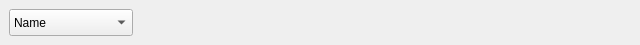
<?xml version="1.0" encoding="UTF-8"?>
<ui version="4.0">
 <class>filterFields</class>
 <widget class="QWidget" name="filterFields">
  <property name="geometry">
   <rect>
    <x>0</x>
    <y>0</y>
    <width>640</width>
    <height>45</height>
   </rect>
  </property>
  <property name="windowTitle">
   <string>Form</string>
  </property>
  <widget class="QComboBox" name="fieldCombo">
   <property name="geometry">
    <rect>
     <x>9</x>
     <y>9</y>
     <width>124</width>
     <height>27</height>
    </rect>
   </property>
   <item>
    <property name="text">
     <string>Name</string>
    </property>
   </item>
   <item>
    <property name="text">
     <string>Contains</string>
    </property>
   </item>
   <item>
    <property name="text">
     <string>Size</string>
    </property>
   </item>
   <item>
    <property name="text">
     <string>Date</string>
    </property>
   </item>
   <item>
    <property name="text">
     <string>Type</string>
    </property>
   </item>
   <item>
    <property name="text">
     <string>Dictionnary</string>
    </property>
   </item>
   <item>
    <property name="text">
     <string>Is deleted</string>
    </property>
   </item>
   <item>
    <property name="text">
     <string>Is file</string>
    </property>
   </item>
   <item>
    <property name="text">
     <string>Attribute</string>
    </property>
   </item>
   <item>
    <property name="text">
     <string>Path</string>
    </property>
   </item>
   <item>
    <property name="text">
     <string>Extension</string>
    </property>
   </item>
   <item>
    <property name="text">
     <string>Tags</string>
    </property>
   </item>
   <item>
    <property name="text">
     <string>Module</string>
    </property>
   </item>
   <item>
    <property name="text">
     <string>Expression</string>
    </property>
   </item>
  </widget>
 </widget>
 <resources/>
 <connections/>
</ui>
